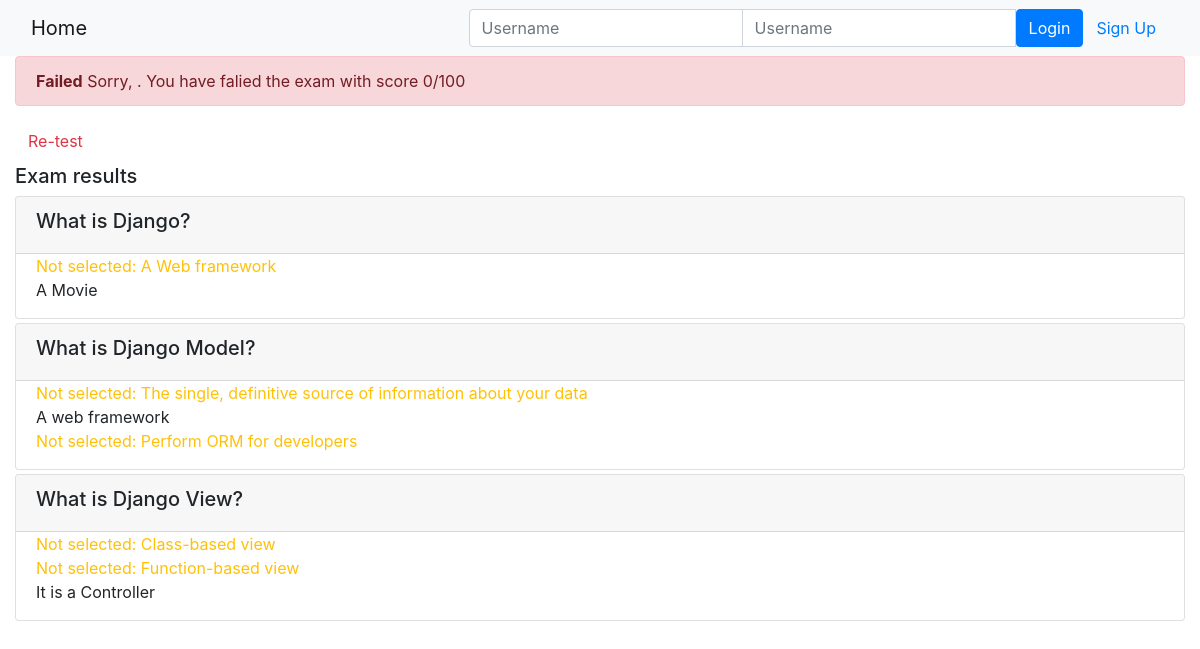
Page /onlinecourse/course/1/submission/1/result/ on the committed database.
### onlinecourse/models.py (models this page shows)
class Question(models.Model):
    course = models.ForeignKey(Course, on_delete=models.CASCADE)
    question_text = models.TextField()
    grade = models.IntegerField(default=0)
    def is_get_score(self, selected_ids):
        all_answers = self.choice_set.filter(is_correct=True).count()
        selected_correct = self.choice_set.filter(is_correct=True, id__in=selected_ids).count()
        if all_answers == selected_correct:
            return True
        else:
            return False

class Choice(models.Model):
    question = models.ForeignKey(Question, on_delete=models.CASCADE)
    choice_text = models.TextField()
    is_correct = models.BooleanField()

### onlinecourse/views.py (the view)
# urls.py: path('course/<int:course_id>/submission/<int:submission_id>/result/', views.show_exam_result, name='show_exam_result'),
def show_exam_result(request, course_id, submission_id):
    context = {}
    course = get_object_or_404(Course, pk=course_id)
    submission = Submission.objects.get(id=submission_id)
    choices = submission.choices.all()
    questions = course.question_set.all()
    total_mark, mark = 0, 0
    for question in course.question_set.all():
        total_mark += question.grade
        if question.is_get_score(choices):
            mark += question.grade
    context['course'] = course
    context['grade'] = int((mark / total_mark) * 100)
    context['choices'] = choices
    return render(request, 'onlinecourse/exam_result_bootstrap.html', context)

### onlinecourse/templates/onlinecourse/exam_result_bootstrap.html (shortened to what this page needs)
<!DOCTYPE html>
<html lang="en">
<head>
    {% load static %}
    <link rel="stylesheet" href="https://maxcdn.bootstrapcdn.com/bootstrap/4.5.2/css/bootstrap.min.css">
</head>
<body>
 <nav class="navbar navbar-light bg-light">
    <div class="container-fluid">
        <div class="navbar-header">
              <a class="navbar-brand" href="{% url 'onlinecourse:index' %}">Home</a>
        </div>
        <ul class="nav navbar-nav navbar-right">
            {% if user.is_authenticated %}
            <li>
                <a class="btn btn-link" href="#">{{ user.first_name }}({{ user.username }})</a>
                <a class="btn btn-link" href="{% url 'onlinecourse:logout' %}">Logout</a>
            </li>
            {% else %}
            <li>
                <form class="form-inline" action="{% url 'onlinecourse:login' %}" method="post">
                    <div class="input-group">
                        <input type="text" class="form-control" placeholder="Username" name="username" >
                        <input type="password" class="form-control" placeholder="Username" name="psw" >
                        <button class="btn btn-primary" type="submit">Login</button>
                        <a class="btn btn-link" href="{% url 'onlinecourse:registration' %}">Sign Up</a>
                    </div>
                </form>
            </li>
            {% endif %}
        </ul>
    </div>
</nav>
<div class="container-fluid">
    {% if grade > 80 %}
    <div class="alert alert-success">
       <b>Congratulations, {{ user.first_name }}</b>! You have passed the exam and completed the course with score {{ grade }}/100
    </div>
        {% else %}
        <div class="alert alert-danger">
            <b>Failed</b> Sorry, {{ user.first_name }}. You have falied the exam with score {{ grade }}/100
        </div>
        <a class="btn btn-link text-danger" href="{% url 'onlinecourse:course_details' course.id %}">Re-test</a>
        {% endif %}
        <div class="card-columns-vertical mt-1">
        <h5 class="">Exam results</h5>
            {% for question in course.question_set.all %}
            <div class="card mt-1">
                <div class="card-header"><h5>{{ question.question_text }}</h5></div>
                <div class="form-group">
                    {% for choice in question.choice_set.all %}
                    <div class="form-check">
                        {% if choice.is_correct and choice in choices %}
                        <div class="text-success">Correct answer: {{ choice.choice_text }}</div>
                        {% else %}{% if choice.is_correct and not choice in choices %}
                        <div class="text-warning">Not selected: {{ choice.choice_text }}</div>
                        {% else %}{% if not choice.is_correct and choice in choices %}
                        <div class="text-danger">Wrong answer: {{ choice.choice_text }}</div>
                        {% else %}
                        <div>{{ choice.choice_text }}</div>
                        {% endif %}{% endif %}{% endif %}
                    </div>
                    {% endfor %}
                </div>
            </div>
            {% endfor %}
        </div>
    </div>
</body>
</html>

### rows in the picture
Question: question_text "What is Django?"
Choice: choice_text "A Web framework"
Choice: choice_text "A Movie"
Question: question_text "What is Django Model?"
Choice: choice_text "The single, definitive source of information about your data"
Choice: choice_text "A web framework"
Choice: choice_text "Perform ORM for developers"
Question: question_text "What is Django View?"
Choice: choice_text "Class-based view"
Choice: choice_text "Function-based view"
Choice: choice_text "It is a Controller"

### other values in the picture
{{ grade }} "0"
